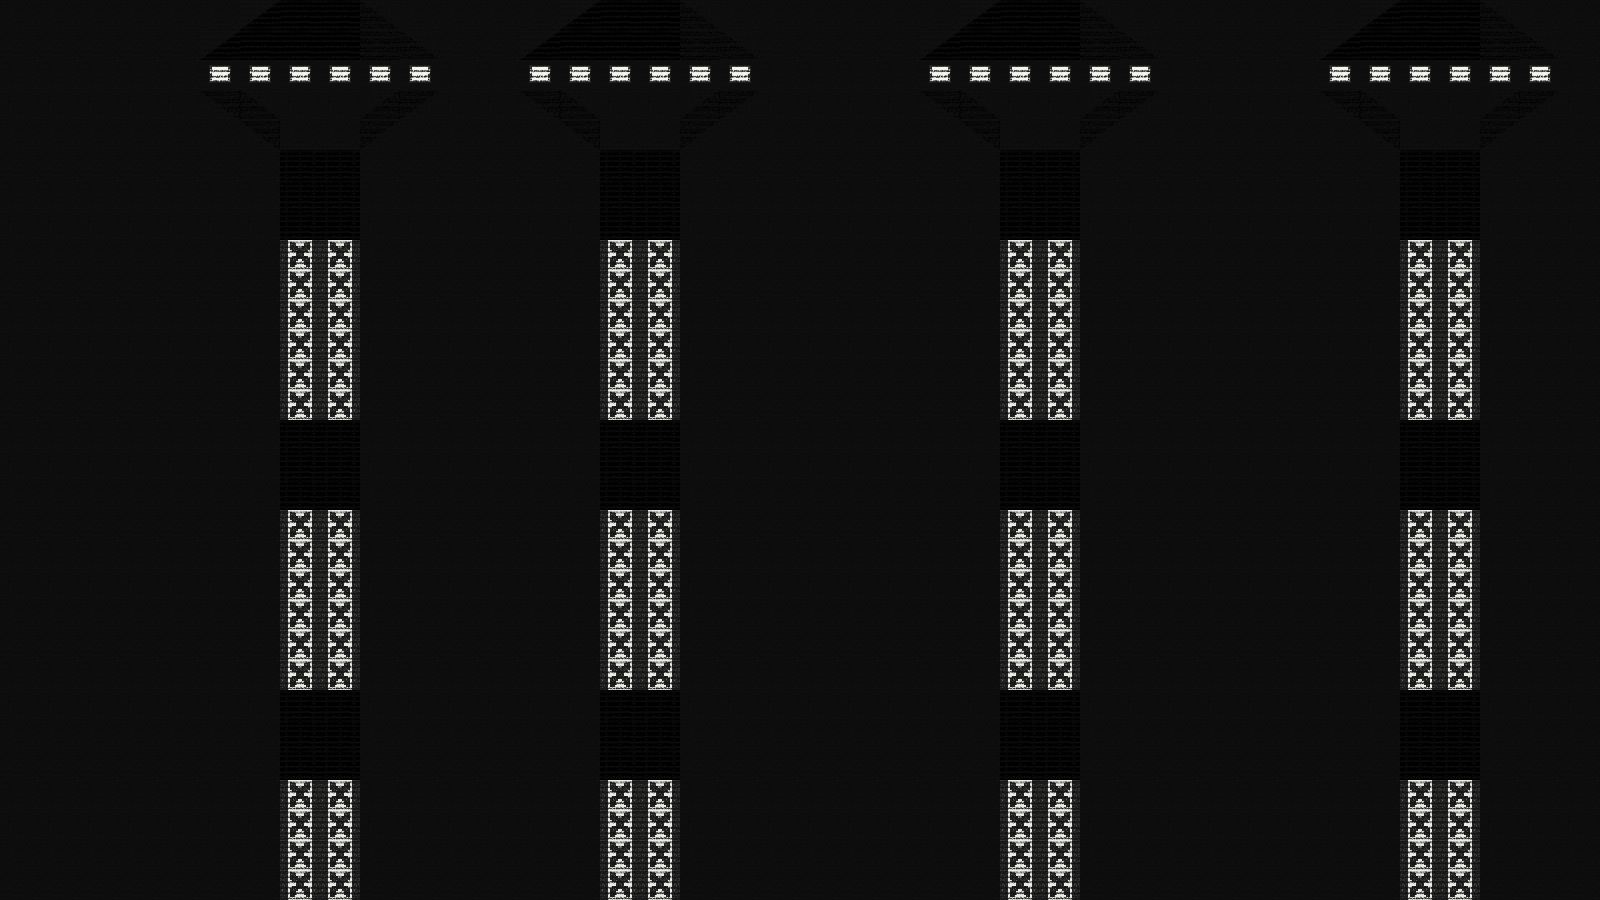

Below is a game level as drawn by its tile map, then a one-line description and the .tmx file that defines it, in full:
An orthogonal 40x30 tile map with 40x30 px tiles, 1 tile layer (Tile Layer 1).

<map version="1.10" tiledversion="1.10.1" orientation="orthogonal" renderorder="right-down" width="40" height="30" tilewidth="40" tileheight="30" infinite="0" nextlayerid="2" nextobjectid="1">
 <tileset firstgid="1" source="grotto40x30-cp437.tsx" />
 <layer id="1" name="Tile Layer 1" width="40" height="30">
  <data encoding="csv">
217,217,217,217,217,217,3221225671,176,176,1073741975,217,217,217,217,3221225671,176,176,1073741975,217,217,217,217,217,217,3221225671,176,176,1073741975,217,217,217,217,217,217,3221225671,176,176,1073741975,217,217,
217,217,217,217,217,3221225671,176,176,176,178,1073741975,217,217,3221225671,176,176,176,178,1073741975,217,217,217,217,3221225671,176,176,176,178,1073741975,217,217,217,217,3221225671,176,176,176,178,1073741975,217,
217,217,217,217,217,152,152,152,152,152,152,217,217,152,152,152,152,152,152,217,217,217,217,152,152,152,152,152,152,217,217,217,217,152,152,152,152,152,152,217,
217,217,217,217,217,128,3221225600,217,217,1073741952,151,217,217,128,3221225600,217,217,1073741952,151,217,217,217,217,128,3221225600,217,217,1073741952,151,217,217,217,217,128,3221225600,217,217,1073741952,151,217,
217,217,217,217,217,217,128,217,217,151,217,217,217,217,128,217,217,151,217,217,217,217,217,217,128,217,217,151,217,217,217,217,217,217,128,217,217,151,217,217,
217,217,217,217,217,217,217,132,132,217,217,217,217,217,217,132,132,217,217,217,217,217,217,217,217,132,132,217,217,217,217,217,217,217,217,132,132,217,217,217,
217,217,217,217,217,217,217,132,132,217,217,217,217,217,217,132,132,217,217,217,217,217,217,217,217,132,132,217,217,217,217,217,217,217,217,132,132,217,217,217,
217,217,217,217,217,217,217,132,132,217,217,217,217,217,217,132,132,217,217,217,217,217,217,217,217,132,132,217,217,217,217,217,217,217,217,132,132,217,217,217,
217,217,217,217,217,217,217,174,174,217,217,217,217,217,217,174,174,217,217,217,217,217,217,217,217,174,174,217,217,217,217,217,217,217,217,174,174,217,217,217,
217,217,217,217,217,217,217,174,174,217,217,217,217,217,217,174,174,217,217,217,217,217,217,217,217,174,174,217,217,217,217,217,217,217,217,174,174,217,217,217,
217,217,217,217,217,217,217,174,174,217,217,217,217,217,217,174,174,217,217,217,217,217,217,217,217,174,174,217,217,217,217,217,217,217,217,174,174,217,217,217,
217,217,217,217,217,217,217,174,174,217,217,217,217,217,217,174,174,217,217,217,217,217,217,217,217,174,174,217,217,217,217,217,217,217,217,174,174,217,217,217,
217,217,217,217,217,217,217,174,174,217,217,217,217,217,217,174,174,217,217,217,217,217,217,217,217,174,174,217,217,217,217,217,217,217,217,174,174,217,217,217,
217,217,217,217,217,217,217,174,174,217,217,217,217,217,217,174,174,217,217,217,217,217,217,217,217,174,174,217,217,217,217,217,217,217,217,174,174,217,217,217,
217,217,217,217,217,217,217,132,132,217,217,217,217,217,217,132,132,217,217,217,217,217,217,217,217,132,132,217,217,217,217,217,217,217,217,132,132,217,217,217,
217,217,217,217,217,217,217,132,132,217,217,217,217,217,217,132,132,217,217,217,217,217,217,217,217,132,132,217,217,217,217,217,217,217,217,132,132,217,217,217,
217,217,217,217,217,217,217,132,132,217,217,217,217,217,217,132,132,217,217,217,217,217,217,217,217,132,132,217,217,217,217,217,217,217,217,132,132,217,217,217,
217,217,217,217,217,217,217,174,174,217,217,217,217,217,217,174,174,217,217,217,217,217,217,217,217,174,174,217,217,217,217,217,217,217,217,174,174,217,217,217,
217,217,217,217,217,217,217,174,174,217,217,217,217,217,217,174,174,217,217,217,217,217,217,217,217,174,174,217,217,217,217,217,217,217,217,174,174,217,217,217,
217,217,217,217,217,217,217,174,174,217,217,217,217,217,217,174,174,217,217,217,217,217,217,217,217,174,174,217,217,217,217,217,217,217,217,174,174,217,217,217,
217,217,217,217,217,217,217,174,174,217,217,217,217,217,217,174,174,217,217,217,217,217,217,217,217,174,174,217,217,217,217,217,217,217,217,174,174,217,217,217,
217,217,217,217,217,217,217,174,174,217,217,217,217,217,217,174,174,217,217,217,217,217,217,217,217,174,174,217,217,217,217,217,217,217,217,174,174,217,217,217,
217,217,217,217,217,217,217,174,174,217,217,217,217,217,217,174,174,217,217,217,217,217,217,217,217,174,174,217,217,217,217,217,217,217,217,174,174,217,217,217,
217,217,217,217,217,217,217,132,132,217,217,217,217,217,217,132,132,217,217,217,217,217,217,217,217,132,132,217,217,217,217,217,217,217,217,132,132,217,217,217,
217,217,217,217,217,217,217,132,132,217,217,217,217,217,217,132,132,217,217,217,217,217,217,217,217,132,132,217,217,217,217,217,217,217,217,132,132,217,217,217,
217,217,217,217,217,217,217,132,132,217,217,217,217,217,217,132,132,217,217,217,217,217,217,217,217,132,132,217,217,217,217,217,217,217,217,132,132,217,217,217,
217,217,217,217,217,217,217,174,174,217,217,217,217,217,217,174,174,217,217,217,217,217,217,217,217,174,174,217,217,217,217,217,217,217,217,174,174,217,217,217,
217,217,217,217,217,217,217,174,174,217,217,217,217,217,217,174,174,217,217,217,217,217,217,217,217,174,174,217,217,217,217,217,217,217,217,174,174,217,217,217,
217,217,217,217,217,217,217,174,174,217,217,217,217,217,217,174,174,217,217,217,217,217,217,217,217,174,174,217,217,217,217,217,217,217,217,174,174,217,217,217,
217,217,217,217,217,217,217,174,174,217,217,217,217,217,217,174,174,217,217,217,217,217,217,217,217,174,174,217,217,217,217,217,217,217,217,174,174,217,217,217
</data>
 </layer>
</map>
